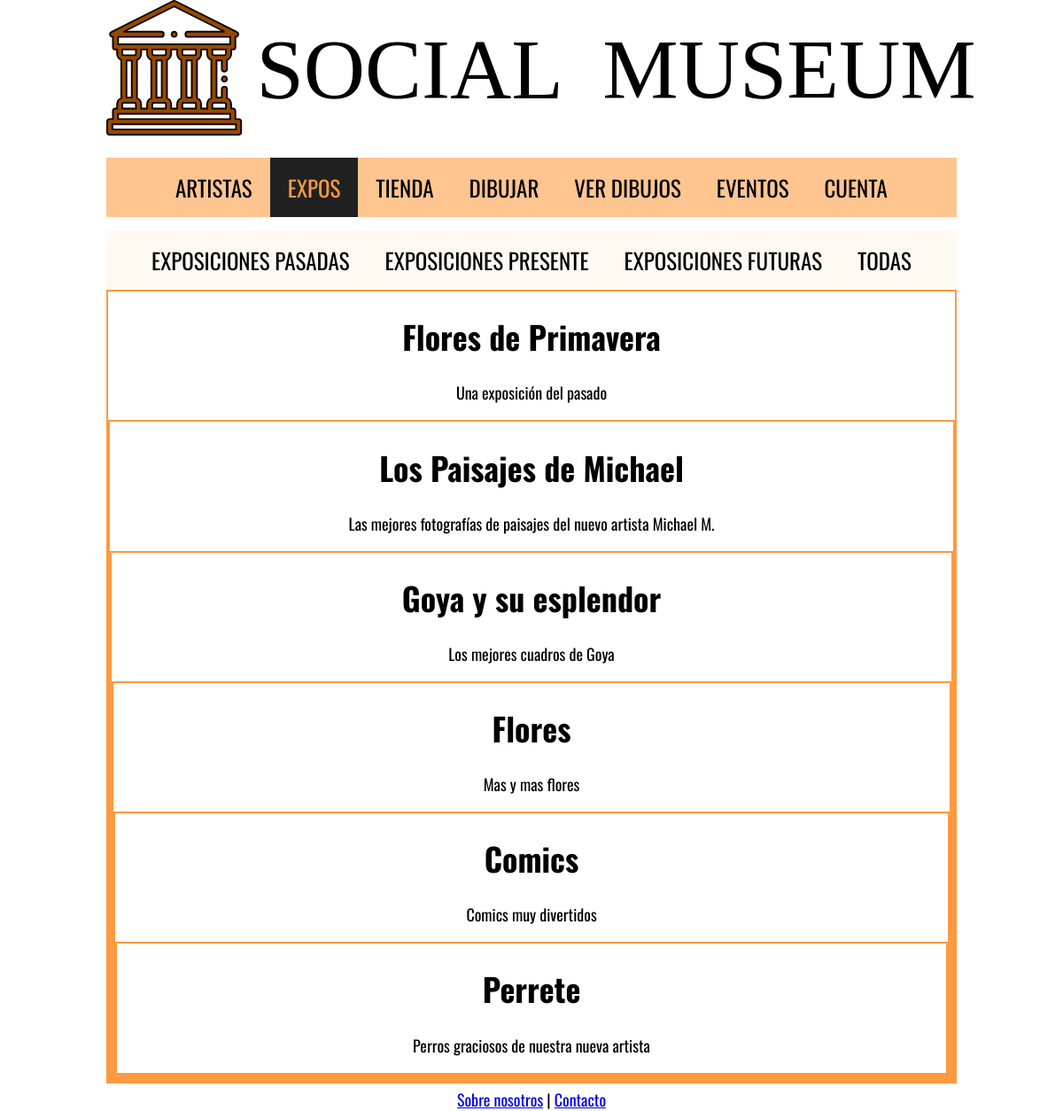
The app's page /expos.php (signed in) with its own data.
### tables this page shows
CREATE TABLE `eventos` (
  `id` int(11) NOT NULL,
  `nombre` varchar(25) NOT NULL,
  `tipo` varchar(25) NOT NULL,
  `descripcion` varchar(255) DEFAULT NULL,
  `fecha_ini` date NOT NULL,
  `fecha_fin` date NOT NULL,
  `precio` float NOT NULL DEFAULT 0
);

### includes/Evento.php (called while the page is built, shortened)
<?php
class Evento
{
    private $descripcion;
	private function __construct($nombre, $tipo, $descripcion, $fecha_ini, $fecha_fin, $precio)
    {
        $this->descripcion = $descripcion;
    }
    public function descripcion(){return $this->descripcion;}
    public static function buscaEvento($nombre, $tipo)
    {
        $app = Aplicacion::getInstance();
        $conn = $app->conexionBd();
		$query = sprintf("SELECT * FROM Eventos E WHERE E.nombre = '%s' AND E.tipo = '%s'",$conn->real_escape_string($nombre),$conn->real_escape_string($tipo));
        $rs = $conn->query($query);
        $result = false;
        if ($rs) {
            if ( $rs->num_rows == 1) {
                $fila = $rs->fetch_assoc();
				$evento = new Evento($fila['nombre'], $fila['tipo'], $fila['descripcion'], $fila['fecha_ini'], $fila['fecha_fin'], $fila['precio']);
                $evento->id = $fila['id'];
                $result = $evento;
            }
        } else {
            echo "Error al consultar en la BD: (" . $conn->errno . ") " . utf8_encode($conn->error);
            exit();
        }
        return $result;
    }
	public static function exposPorFecha($moment){
		$query = sprintf("SELECT nombre FROM Eventos WHERE tipo = 'Expo'");
		$app = Aplicacion::getInstance();
        $conn = $app->conexionBd();
        $rs = $conn->prepare($query);
        $rs->execute();
        $expos = $rs->get_result();
		return $expos;
	}
}

### includes/MostradorExpos.php (the view, shortened to what this page needs)
<?php
class MostradorExpos{
    public function muestra(){
        $moment = false;
	   $expos = Evento::exposPorFecha($moment);
        $filas = $expos->num_rows;
        $html = "";
        if($filas == 0){
            $html = <<<EOF
                <p> ¡No hay exposiciones! </p>
            EOF;
        }
        else{
            foreach($expos as $expo){
                $nombre = $expo['nombre'] ?? null;
                $html .= self::muestraExpo($nombre);
                }
            }
            return $html;
        }
	public function muestraExpo($nombre){
		$evento = Evento::buscaEvento($nombre, 'Expo');
        $descripcion = $evento->descripcion();
            $html = <<<EOF
            <div class="product-info">
            <div class="product-text">
            <h1>$nombre</h1>
            <p>$descripcion </p>
            </div>
EOF;
        return $html;
	}
}
?>

### css/estilo.css (style rules this page uses)
html { overflow-y:scroll; }
body { margin:0 auto; padding:0; font-size:18px; font-family: 'Oswald', sans-serif, "Times New Roman", Times, serif; color:#000000; width: 960px; }
.product-info { border: #ff9a40 2px solid; }

### records on screen
eventos: nombre "Flores de Primavera", descripcion "Una exposición del pasado"
eventos: nombre "Los Paisajes de Michael", descripcion "Las mejores fotografías de paisajes del nuevo artista Michael M."
eventos: nombre "Goya y su esplendor", descripcion "Los mejores cuadros de Goya"
eventos: nombre "Flores", descripcion "Mas y mas flores"
eventos: nombre "Comics", descripcion "Comics muy divertidos"
eventos: nombre "Perrete", descripcion "Perros graciosos de nuestra nueva artista"
